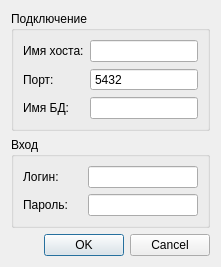
<?xml version="1.0" encoding="UTF-8"?>
<ui version="4.0">
 <class>Dialog_login</class>
 <widget class="QDialog" name="Dialog_login">
  <property name="geometry">
   <rect>
    <x>0</x>
    <y>0</y>
    <width>260</width>
    <height>272</height>
   </rect>
  </property>
  <property name="windowTitle">
   <string>Подключение к БД</string>
  </property>
  <layout class="QVBoxLayout" name="verticalLayout_2">
   <property name="sizeConstraint">
    <enum>QLayout::SetFixedSize</enum>
   </property>
   <item>
    <widget class="QGroupBox" name="grB_connect">
     <property name="title">
      <string>Подключение</string>
     </property>
     <layout class="QFormLayout" name="formLayout_2">
      <item row="0" column="0">
       <widget class="QLabel" name="lb_hostname">
        <property name="text">
         <string>Имя хоста:</string>
        </property>
       </widget>
      </item>
      <item row="0" column="1">
       <widget class="QLineEdit" name="le_hostname">
        <property name="maxLength">
         <number>15</number>
        </property>
       </widget>
      </item>
      <item row="1" column="1">
       <widget class="QSpinBox" name="spinBox">
        <property name="sizePolicy">
         <sizepolicy hsizetype="Expanding" vsizetype="Fixed">
          <horstretch>0</horstretch>
          <verstretch>0</verstretch>
         </sizepolicy>
        </property>
        <property name="wrapping">
         <bool>false</bool>
        </property>
        <property name="frame">
         <bool>true</bool>
        </property>
        <property name="buttonSymbols">
         <enum>QAbstractSpinBox::NoButtons</enum>
        </property>
        <property name="keyboardTracking">
         <bool>true</bool>
        </property>
        <property name="maximum">
         <number>65536</number>
        </property>
        <property name="stepType">
         <enum>QAbstractSpinBox::DefaultStepType</enum>
        </property>
        <property name="value">
         <number>5432</number>
        </property>
        <property name="displayIntegerBase">
         <number>10</number>
        </property>
       </widget>
      </item>
      <item row="2" column="1">
       <widget class="QLineEdit" name="le_database_name">
        <property name="maxLength">
         <number>15</number>
        </property>
       </widget>
      </item>
      <item row="1" column="0">
       <widget class="QLabel" name="lb_port">
        <property name="text">
         <string>Порт:</string>
        </property>
       </widget>
      </item>
      <item row="2" column="0">
       <widget class="QLabel" name="lb_database_name">
        <property name="text">
         <string>Имя БД:</string>
        </property>
       </widget>
      </item>
     </layout>
    </widget>
   </item>
   <item>
    <widget class="QGroupBox" name="grB_login">
     <property name="title">
      <string>Вход</string>
     </property>
     <layout class="QFormLayout" name="formLayout">
      <property name="horizontalSpacing">
       <number>20</number>
      </property>
      <property name="verticalSpacing">
       <number>6</number>
      </property>
      <property name="bottomMargin">
       <number>9</number>
      </property>
      <item row="1" column="0">
       <widget class="QLabel" name="lb_login">
        <property name="text">
         <string>Логин:</string>
        </property>
       </widget>
      </item>
      <item row="1" column="1">
       <widget class="QLineEdit" name="le_login">
        <property name="autoFillBackground">
         <bool>false</bool>
        </property>
        <property name="maxLength">
         <number>15</number>
        </property>
       </widget>
      </item>
      <item row="2" column="1">
       <widget class="QLineEdit" name="le_pass">
        <property name="maxLength">
         <number>15</number>
        </property>
        <property name="echoMode">
         <enum>QLineEdit::Password</enum>
        </property>
       </widget>
      </item>
      <item row="2" column="0">
       <widget class="QLabel" name="lb_pass">
        <property name="text">
         <string>Пароль:</string>
        </property>
       </widget>
      </item>
     </layout>
    </widget>
   </item>
   <item>
    <widget class="QDialogButtonBox" name="bbox_OkCancel">
     <property name="orientation">
      <enum>Qt::Horizontal</enum>
     </property>
     <property name="standardButtons">
      <set>QDialogButtonBox::Cancel|QDialogButtonBox::Ok</set>
     </property>
    </widget>
   </item>
  </layout>
 </widget>
 <resources/>
 <connections>
  <connection>
   <sender>bbox_OkCancel</sender>
   <signal>accepted()</signal>
   <receiver>Dialog_login</receiver>
   <slot>accept()</slot>
   <hints>
    <hint type="sourcelabel">
     <x>248</x>
     <y>254</y>
    </hint>
    <hint type="destinationlabel">
     <x>157</x>
     <y>274</y>
    </hint>
   </hints>
  </connection>
  <connection>
   <sender>bbox_OkCancel</sender>
   <signal>rejected()</signal>
   <receiver>Dialog_login</receiver>
   <slot>reject()</slot>
   <hints>
    <hint type="sourcelabel">
     <x>250</x>
     <y>270</y>
    </hint>
    <hint type="destinationlabel">
     <x>259</x>
     <y>274</y>
    </hint>
   </hints>
  </connection>
 </connections>
</ui>
